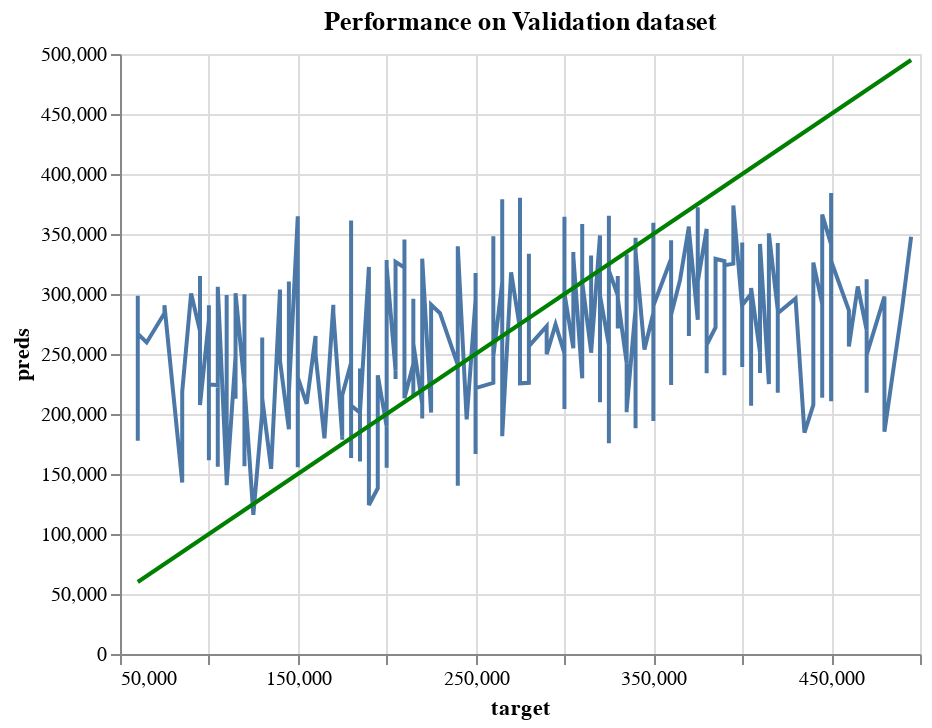

Write notebook code for a chart like this one.
### Code cell
# Graphic depiction of model's performance on Validation dataset

perfect_test = alt.Chart(pd.DataFrame({'target': y_val, 'preds': y_val})).mark_line(color='green').encode(
    x='target',
    y='preds'
)

pred_chart_test = alt.Chart(pd.DataFrame({'target': y_val, 'preds': y_valid_preds})).mark_line().encode(
    x='target',
    y='preds'
  )

combined_chart = (pred_chart_test + perfect_test).properties(
    title='Performance on Validation dataset'
)

combined_chart

### Figure 1 — Vega-Lite specification as saved in the notebook (floating-point values rounded to 4 significant figures; data arrays with more than 128 entries replaced by an {"elided": "..."} marker saying what was removed)
{"config": {"view": {"continuousWidth": 400, "continuousHeight": 300}}, "layer": [{"data": {"name": "data-e58327382b345edf22cac7dc66bc578f"}, "mark": "line", "encoding": {"x": {"field": "target", "type": "quantitative"}, "y": {"field": "preds", "type": "quantitative"}}}, {"data": {"name": "data-51c1c87dede631552c31973d794726b8"}, "mark": {"type": "line", "color": "green"}, "encoding": {"x": {"field": "target", "type": "quantitative"}, "y": {"field": "preds", "type": "quantitative"}}}], "title": "Performance on Validation dataset", "$schema": "https://vega.github.io/schema/vega-lite/v4.17.0.json", "datasets": {"data-e58327382b345edf22cac7dc66bc578f": {"elided": "544 records"}, "data-51c1c87dede631552c31973d794726b8": {"elided": "544 records"}}}
